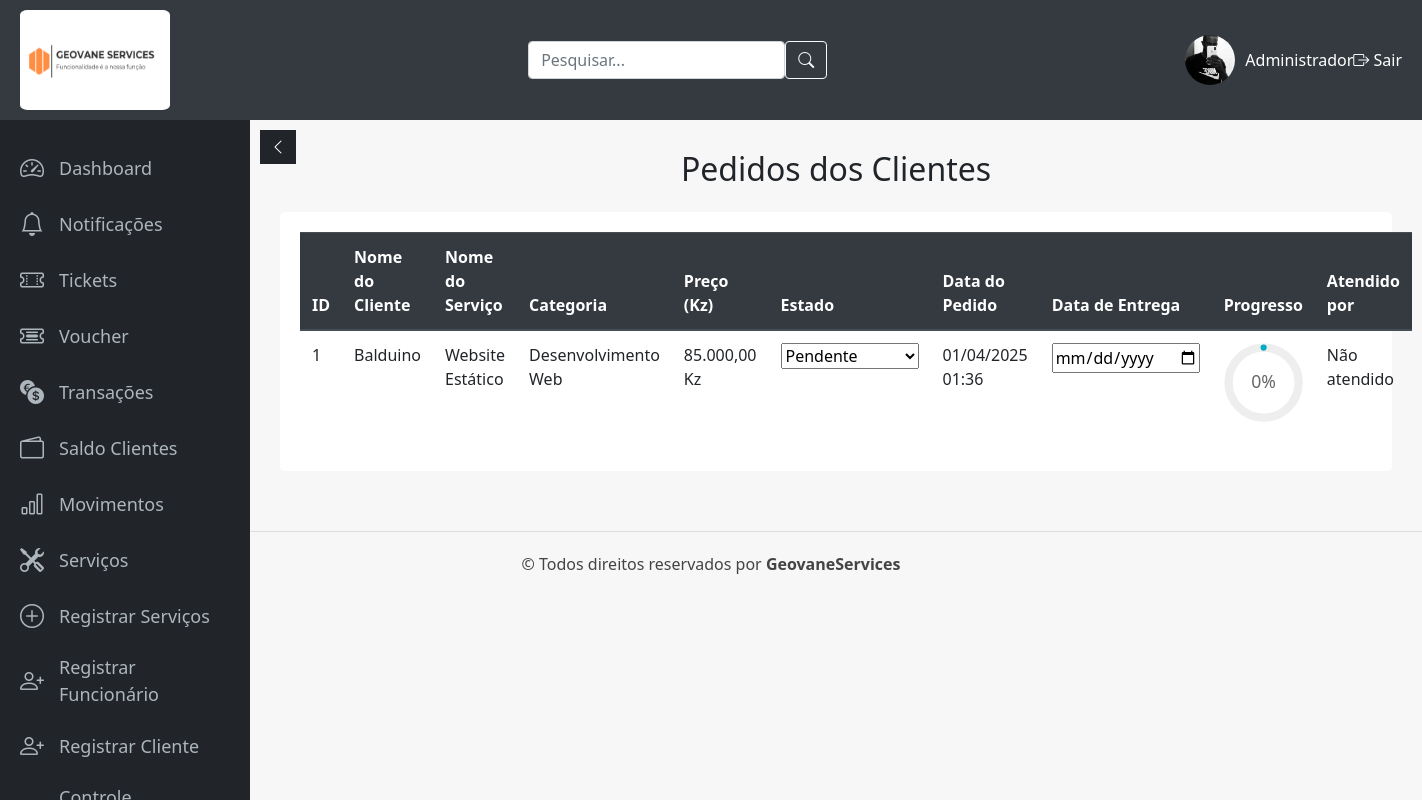
The page /admin/pedidos.php (signed in) on the database its author committed.
### tables this page shows
CREATE TABLE IF NOT EXISTS `funcionario` (
  `id_funcionario` int NOT NULL AUTO_INCREMENT,
  `nome` varchar(100) DEFAULT NULL,
  `sobrenome` varchar(100) DEFAULT NULL,
  `docId` varchar(20) DEFAULT NULL,
  `email` varchar(100) DEFAULT NULL,
  `telefone` varchar(20) DEFAULT NULL,
  `data_nasc` date DEFAULT NULL,
  `sexo` enum('masculino',' feminino') DEFAULT NULL,
  `endereco` varchar(255) DEFAULT NULL,
  `usuario` varchar(50) DEFAULT NULL,
  `senha` varchar(255) DEFAULT NULL,
  `conf_senha` varchar(255) DEFAULT NULL,
  `acesso` enum('funcionario','administrador') DEFAULT NULL,
  `tipo_contrato` varchar(50) NOT NULL,
  `data_contratacao` date NOT NULL,
  `id_cliente` int DEFAULT NULL,
  `imagem_perfil` varchar(255) DEFAULT NULL,
  `data_criacao` timestamp NULL DEFAULT CURRENT_TIMESTAMP,
  `menu_permissions` text,
  PRIMARY KEY (`id_funcionario`),
  KEY `id_cliente` (`id_cliente`)
);

CREATE TABLE IF NOT EXISTS `pedidos` (
  `id` int NOT NULL AUTO_INCREMENT,
  `id_cliente` int DEFAULT NULL,
  `id_servico` int DEFAULT NULL,
  `data_pedido` datetime DEFAULT CURRENT_TIMESTAMP,
  `data_entrega` datetime DEFAULT NULL,
  `estado` varchar(50) NOT NULL DEFAULT 'Pendente',
  `status` varchar(50) DEFAULT NULL,
  `id_funcionario` int DEFAULT NULL,
  PRIMARY KEY (`id`),
  KEY `id_cliente` (`id_cliente`),
  KEY `id_servico` (`id_servico`),
  KEY `fk_funcionario` (`id_funcionario`)
);

CREATE TABLE IF NOT EXISTS `cliente` (
  `id_cliente` int NOT NULL AUTO_INCREMENT,
  `nome` varchar(100) DEFAULT NULL,
  `sobrenome` varchar(100) DEFAULT NULL,
  `docId` varchar(20) DEFAULT NULL,
  `email` varchar(100) DEFAULT NULL,
  `telefone` varchar(20) DEFAULT NULL,
  `data_nasc` date DEFAULT NULL,
  `sexo` enum('masculino',' feminino') DEFAULT NULL,
  `endereco` varchar(255) DEFAULT NULL,
  `senha` varchar(255) DEFAULT NULL,
  `conf_senha` varchar(255) DEFAULT NULL,
  `imagem_perfil` varchar(255) DEFAULT NULL,
  `id_funcionario` int DEFAULT NULL,
  `saldo` decimal(10,2) NOT NULL DEFAULT '0.00',
  PRIMARY KEY (`id_cliente`),
  KEY `id_funcionario` (`id_funcionario`)
);

CREATE TABLE IF NOT EXISTS `servicos` (
  `id_servico` int NOT NULL AUTO_INCREMENT,
  `nome` varchar(100) DEFAULT NULL,
  `descricao` text,
  `preco` decimal(10,2) NOT NULL,
  `imagem` varchar(255) NOT NULL,
  `id_categoria` int DEFAULT NULL,
  PRIMARY KEY (`id_servico`),
  KEY `id_categoria` (`id_categoria`)
);

CREATE TABLE IF NOT EXISTS `categorias` (
  `id_categoria` int NOT NULL AUTO_INCREMENT,
  `nome` varchar(255) NOT NULL,
  `descricao` varchar(255) NOT NULL,
  PRIMARY KEY (`id_categoria`)
);

### admin/verifyadm.php (called while the page is built, shortened)
<?php
    $nomeUsuario = $_SESSION['usuario'];
?>

### admin/pedidos.php (the view, shortened to what this page needs)
<?php
require './verifyadm.php';
require '../conexao.php';
$id_funcionario = $_SESSION['id_funcionario'];
$sql = "SELECT imagem_perfil FROM Funcionario WHERE id_funcionario = $id_funcionario";
$result = $conexao->query($sql);
$funcionario = $result->fetch_assoc();
if (isset($_FILES['imagem']) && $_FILES['imagem']['error'] === 0) {
    $imagem    = $_FILES['imagem'];
    $nomeArquivo = time() . '_' . $imagem['name'];
    $destino   = '../upload/imagens_perfil/' . $nomeArquivo;
    if (move_uploaded_file($imagem['tmp_name'], $destino)) {
        $imagemPerfil = $nomeArquivo;
    } else {
        $erro .= "Erro ao mover o arquivo de imagem. ";
        $imagemPerfil = $funcionario['imagem_perfil'];
    }
} else {
    $imagemPerfil = $funcionario['imagem_perfil'];
}
$query = "
    SELECT
        p.id AS pedido_id,
        c.nome AS cliente_nome,
        s.nome AS servico_nome,
        s.preco,
        p.estado,
        p.data_pedido,
        p.data_entrega,
        f.nome AS funcionario_nome,
        cat.nome AS categoria_nome
    FROM Pedidos p
    INNER JOIN Cliente c ON p.id_cliente = c.id_cliente
    INNER JOIN Servicos s ON p.id_servico = s.id_servico
    LEFT JOIN Funcionario f ON p.id_funcionario = f.id_funcionario
    LEFT JOIN categorias cat ON s.id_categoria = cat.id_categoria
    ORDER BY p.id DESC
";
$result = $conexao->query($query);
?>
<!DOCTYPE html>
<html lang="pt-br">
<head>
    <link rel="stylesheet" href="https://maxcdn.bootstrapcdn.com/bootstrap/4.5.2/css/bootstrap.min.css">
    <link rel="stylesheet" href="https://cdn.jsdelivr.net/npm/bootstrap-icons@1.11.3/font/bootstrap-icons.min.css">
</head>
<body>
 <div class="topbar">
    <div class="logo">
      <img src="../assets/logo.png" alt="Logo">
    </div>
    <div class="search-box">
      <form action="search.php" method="GET" class="d-flex">
        <input type="text" name="query" placeholder="Pesquisar..." class="form-control me-2">
        <button type="submit" class="btn btn-outline-light"><i class="bi bi-search"></i></button>
      </form>
    </div>
    <div class="user-info">
    <a href="perfil.php"><img src="../upload/imagens_perfil/<?php echo $imagemPerfil; ?>" alt="Perfil"></a>
      <span><?php echo $nomeUsuario; ?></span>
      <a href="logout.php" class="ms-3 text-white"><i class="bi bi-box-arrow-right"></i> Sair</a>
    </div>
  </div>
  <div class="sidebar" id="sidebar">
    <a href="dashboard_admin.php" title="Dashboard"><i class="bi bi-speedometer2"></i><span class="menu-text">Dashboard</span></a>
    <a href="enviar_notificacao.php"><i class="bi bi-bell"></i><span class="menu-text">Notificações</span></a>
    <a href="admin_tickets.php"><i class="bi bi-ticket-perforated"></i><span class="menu-text">Tickets</span></a>
    <a href="gerar_voucher.php"><i class="bi bi-ticket-detailed"></i><span class="menu-text">Voucher</span></a>
    <a href="transacoes_admin.php"><i class="bi bi-currency-exchange"></i><span class="menu-text">Transações</span></a>
    <a href="saldo_clientes.php"><i class="bi bi-wallet2"></i><span class="menu-text">Saldo Clientes</span></a>
    <a href="movimentos_cliente.php"><i class="bi bi-bar-chart"></i><span class="menu-text">Movimentos</span></a>
    <a href="exibirServicos.php"><i class="bi bi-tools"></i><span class="menu-text">Serviços</span></a>
    <a href="cadastrarServico.php"><i class="bi bi-plus-circle"></i><span class="menu-text">Registrar Serviços</span></a>
    <a href="registroFun.php"><i class="bi bi-person-plus"></i><span class="menu-text">Registrar Funcionário</span></a>
    <a href="registroCliente.php"><i class="bi bi-person-plus"></i><span class="menu-text">Registrar Cliente</span></a>
    <a href="controlFunci.php"><i class="bi bi-people"></i><span class="menu-text">Controle Funcionário</span></a>
  </div>
  <button class="toggle-btn" id="toggleBtn"><i class="bi bi-chevron-left"></i></button>
<div class="content">
    <h2 class="text-center mb-4">Pedidos dos Clientes</h2>
    <div class="table-status">
        <table class="table table-striked">
            <thead class="thead-dark">
                <tr>
                    <th>ID</th>
                    <th>Nome do Cliente</th>
                    <th>Nome do Serviço</th>
                    <th>Categoria</th>
                    <th>Preço (Kz)</th>
                    <th>Estado</th>
                    <th>Data do Pedido</th>
                    <th>Data de Entrega</th>
                    <th>Progresso</th>
                    <th>Atendido por</th>
                </tr>
            </thead>
            <tbody>
                <?php while ($row = $result->fetch_assoc()):
                    $estadoPedido = trim($row['estado']);
                    if ($estadoPedido == 'Pendente' || $estadoPedido == 'Cancelado') {
                        $percent = 0;
                    } elseif ($estadoPedido == 'Em andamento') {
                        $percent = 50;
                    } elseif ($estadoPedido == 'Concluído') {
                        $percent = 100;
                    } else {
                        $percent = 0;
                    }
                    if ($estadoPedido == 'Cancelado') {
                        $circleColor = '#ff0000';
                        $textColor   = '#ff0000';
                    } else {
                        $circleColor = '#00acc1';
                        $textColor   = '#666';
                    }
                    $dataEntrega = !empty($row['data_entrega'])
                        ? date("Y-m-d", strtotime($row['data_entrega']))
                        : "";
                ?>
                <tr>
                    <td><?php echo $row['pedido_id']; ?></td>
                    <td><?php echo $row['cliente_nome']; ?></td>
                    <td><?php echo $row['servico_nome']; ?></td>
                    <td><?php echo $row['categoria_nome'] ? $row['categoria_nome'] : "Sem categoria"; ?></td>
                    <td><?php echo number_format($row['preco'], 2, ',', '.'); ?> Kz</td>
                    <td>
                        <select class="estado-select" data-id="<?php echo $row['pedido_id']; ?>">
                            <option value="Pendente" <?php echo ($estadoPedido == 'Pendente' ? 'selected' : ''); ?>>Pendente</option>
                        </select>
                    </td>
                    <td><?php echo date("d/m/Y H:i", strtotime($row['data_pedido'])); ?></td>
                    <td>
                        <input type="date" class="data-entrega-input" data-id="<?php echo $row['pedido_id']; ?>" value="<?php echo $dataEntrega; ?>">
                    </td>
                    <td>
                        <div class="progress-circle" data-percentage="<?php echo $percent; ?>">
                            <svg viewBox="0 0 36 36" class="circular-chart">
                                <path class="circle-bg"
                                      d="M18 2.0845
                                         a 15.9155 15.9155 0 0 1 0 31.831
                                         a 15.9155 15.9155 0 0 1 0 -31.831"/>
                                <path class="circle"
                                      stroke-dasharray="<?php echo $percent; ?>, 100"
                                      stroke="<?php echo $circleColor; ?>"
                                      d="M18 2.0845
                                         a 15.9155 15.9155 0 0 1 0 31.831
                                         a 15.9155 15.9155 0 0 1 0 -31.831"/>
                                <text x="18" y="20.35" class="percentage" style="fill: <?php echo $textColor; ?>;">
                                    <?php echo $percent; ?>%
                                </text>
                            </svg>
                        </div>
                    </td>
                    <td>
                        <?php
                        echo !empty($row['funcionario_nome']) ? $row['funcionario_nome'] : "Não atendido";
                        ?>
                    </td>
                </tr>
                <?php endwhile; ?>
            </tbody>
        </table>
    </div>
</div>
<div class="cop">
    <p class="copy">© Todos direitos reservados por <b>GeovaneServices</b></p>
</div>
</body>
</html>

### admin/pedidos.php (style rules this page uses)
body { font-family: 'Segoe UI', Tahoma, Geneva, Verdana, sans-serif; background-color: #f7f7f7; margin: 0; padding: 0; }
.topbar { display: flex; justify-content: space-between; align-items: center; background: #343a40; color: #fff; padding: 10px 20px; position: fixed; top: 0; width: 100%; z-index: 1100; height: 120px; }
.topbar .logo img { width: 150px; height: 100px; border-radius: 5%; }
.topbar .user-info { display: flex; align-items: center; }
.topbar .user-info img { width: 50px; height: 50px; border-radius: 50%; object-fit: cover; margin-right: 10px; }
.sidebar { width: 250px; background: #212529; position: fixed; top: 120px; bottom: 0; left: 0; padding: 20px 0; transition: width 0.3s; overflow-x: hidden; z-index: 1050; }
.sidebar a { display: flex; align-items: center; color: #adb5bd; padding: 10px 20px; text-decoration: none; font-size: 18px; transition: background 0.3s, color 0.3s; }
.sidebar a i { font-size: 1.5rem; margin-right: 15px; transition: margin 0.3s; }
.content { margin-top: 50px; margin-left: 250px; padding: 100px 30px 30px; transition: margin-left 0.3s; }
.toggle-btn { position: fixed; top: 130px; left: 260px; z-index: 1200; background: #212529; color: #fff; border: none; padding: 5px 10px; cursor: pointer; transition: left 0.3s; }
.table-status { background: white; border-radius: 5px; padding: 20px; margin-bottom: 30px; }
.cop { color: #444; text-align: center; padding: 20px; border-top: 1px solid #ddd; width: 100%; }
.circular-chart { display: block; margin: 0 auto; max-width: 80px; max-height: 80px; }
.percentage { font-size: 0.5em; text-anchor: middle; fill: #666; }

### rows shown on the page
funcionario: imagem_perfil (picture)
pedidos: id "1", id_cliente.nome "Balduino", id_servico.nome "Website Estático", categorias.nome "Desenvolvimento Web", id_servico.preco "85.000,00", estado+id "Pendente", data_pedido "01/04/2025 01:36", estado "0"

### other values the page prints
$nomeUsuario "Administrador"
